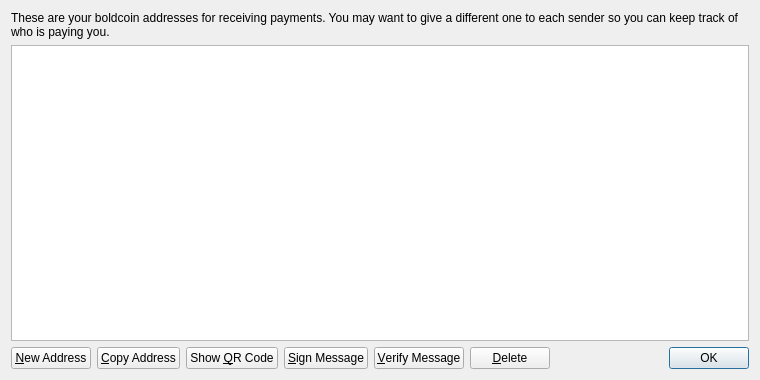
<?xml version="1.0" encoding="UTF-8"?>
<ui version="4.0">
 <class>AddressBookPage</class>
 <widget class="QWidget" name="AddressBookPage">
  <property name="geometry">
   <rect>
    <x>0</x>
    <y>0</y>
    <width>760</width>
    <height>380</height>
   </rect>
  </property>
  <property name="windowTitle">
   <string>Address Book</string>
  </property>
  <layout class="QVBoxLayout" name="verticalLayout">
   <item>
    <widget class="QLabel" name="labelExplanation">
     <property name="text">
      <string>These are your boldcoin addresses for receiving payments. You may want to give a different one to each sender so you can keep track of who is paying you.</string>
     </property>
     <property name="textFormat">
      <enum>Qt::PlainText</enum>
     </property>
     <property name="wordWrap">
      <bool>true</bool>
     </property>
    </widget>
   </item>
   <item>
    <widget class="QTableView" name="tableView">
     <property name="contextMenuPolicy">
      <enum>Qt::CustomContextMenu</enum>
     </property>
     <property name="toolTip">
      <string>Double-click to edit address or label</string>
     </property>
     <property name="tabKeyNavigation">
      <bool>false</bool>
     </property>
     <property name="alternatingRowColors">
      <bool>true</bool>
     </property>
     <property name="selectionMode">
      <enum>QAbstractItemView::SingleSelection</enum>
     </property>
     <property name="selectionBehavior">
      <enum>QAbstractItemView::SelectRows</enum>
     </property>
     <property name="sortingEnabled">
      <bool>true</bool>
     </property>
     <attribute name="verticalHeaderVisible">
      <bool>false</bool>
     </attribute>
    </widget>
   </item>
   <item>
    <layout class="QHBoxLayout" name="horizontalLayout">
     <item>
      <widget class="QPushButton" name="newAddressButton">
       <property name="toolTip">
        <string>Create a new address</string>
       </property>
       <property name="text">
        <string>&amp;New Address</string>
       </property>
       <property name="icon">
        <iconset resource="../bitcoin.qrc">
         <normaloff>:/icons/add</normaloff>:/icons/add</iconset>
       </property>
      </widget>
     </item>
     <item>
      <widget class="QPushButton" name="copyToClipboard">
       <property name="toolTip">
        <string>Copy the currently selected address to the system clipboard</string>
       </property>
       <property name="text">
        <string>&amp;Copy Address</string>
       </property>
       <property name="icon">
        <iconset resource="../bitcoin.qrc">
         <normaloff>:/icons/editcopy</normaloff>:/icons/editcopy</iconset>
       </property>
      </widget>
     </item>
     <item>
      <widget class="QPushButton" name="showQRCode">
       <property name="text">
        <string>Show &amp;QR Code</string>
       </property>
       <property name="icon">
        <iconset resource="../bitcoin.qrc">
         <normaloff>:/icons/qrcode</normaloff>:/icons/qrcode</iconset>
       </property>
      </widget>
     </item>
     <item>
      <widget class="QPushButton" name="signMessage">
       <property name="toolTip">
        <string>Sign a message to prove you own a Bitcoin address</string>
       </property>
       <property name="text">
        <string>&amp;Sign Message</string>
       </property>
       <property name="icon">
        <iconset resource="../bitcoin.qrc">
         <normaloff>:/icons/edit</normaloff>:/icons/edit</iconset>
       </property>
      </widget>
     </item>
     <item>
      <widget class="QPushButton" name="verifyMessage">
       <property name="toolTip">
        <string>Verify a message to ensure it was signed with a specified Bitcoin address</string>
       </property>
       <property name="text">
        <string>&amp;Verify Message</string>
       </property>
       <property name="icon">
        <iconset resource="../bitcoin.qrc">
         <normaloff>:/icons/transaction_0</normaloff>:/icons/transaction_0</iconset>
       </property>
      </widget>
     </item>
     <item>
      <widget class="QPushButton" name="deleteButton">
       <property name="toolTip">
        <string>Delete the currently selected address from the list. Only sending addresses can be deleted.</string>
       </property>
       <property name="text">
        <string>&amp;Delete</string>
       </property>
       <property name="icon">
        <iconset resource="../bitcoin.qrc">
         <normaloff>:/icons/remove</normaloff>:/icons/remove</iconset>
       </property>
      </widget>
     </item>
     <item>
      <spacer name="horizontalSpacer">
       <property name="orientation">
        <enum>Qt::Horizontal</enum>
       </property>
       <property name="sizeHint" stdset="0">
        <size>
         <width>40</width>
         <height>20</height>
        </size>
       </property>
      </spacer>
     </item>
     <item>
      <widget class="QDialogButtonBox" name="buttonBox">
       <property name="sizePolicy">
        <sizepolicy hsizetype="Maximum" vsizetype="Fixed">
         <horstretch>0</horstretch>
         <verstretch>0</verstretch>
        </sizepolicy>
       </property>
       <property name="standardButtons">
        <set>QDialogButtonBox::Ok</set>
       </property>
      </widget>
     </item>
    </layout>
   </item>
  </layout>
 </widget>
 <resources>
  <include location="../bitcoin.qrc"/>
 </resources>
 <connections/>
</ui>
